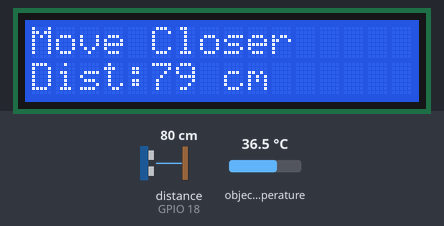
Recording of a sketch running on a simulated ESP32. Parts: 16×2 character LCD. Wiring (inferred from the names in the program): ultrasonic range finder: trigger GPIO 5; echo GPIO 18. Inputs (shaded band) come from the test bench; at power-on: distance to the obstacle (sensor on GPIO 18) 80 cm, object temperature 36.5 °C. The echo pulse lasts 58.3 µs per cm; the audio player accepts every command and is not drawn; what the sketch prints to the serial monitor is not drawn.

Above: at 9.6 s.
9.7 s: distance to the obstacle (sensor on GPIO 18) set to 12 cm
At 11.0 s:
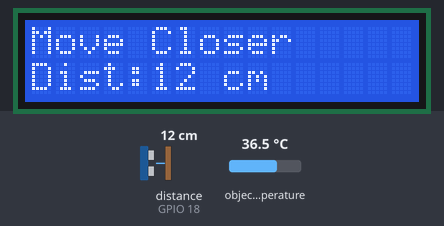
11.3 s: distance to the obstacle (sensor on GPIO 18) set to 9 cm
At 14.2 s:
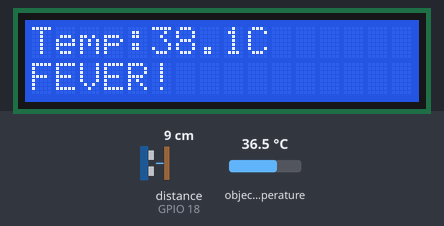
15.1 s: distance to the obstacle (sensor on GPIO 18) set to 7 cm
17.8 s: distance to the obstacle (sensor on GPIO 18) set to 4 cm
At 22.2 s:
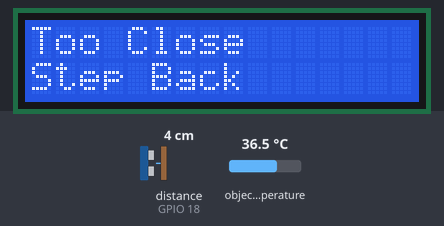
22.4 s: distance to the obstacle (sensor on GPIO 18) set to 250 cm
At 23.6 s:
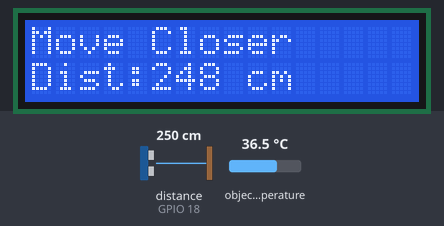
25.4 s: distance to the obstacle (sensor on GPIO 18) set to 60 cm
At 27.0 s:
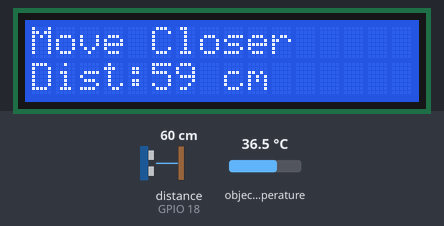
Timing chart, 0 to 28.5 s (numbered marks = the images above; inputs shaded):
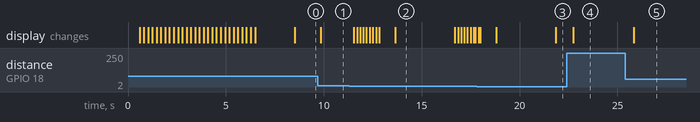

Measured:
- the behaviour switches between 11 and 10 cm on distance to the obstacle (sensor on GPIO 18) (found by bisection; images 1 and 2)
- the behaviour switches between 6 and 5 cm on distance to the obstacle (sensor on GPIO 18) (found by bisection; images 2 and 3)
- after the input at 9.7 s, the display: changes after 0.13 s (image 1)
- after the input at 11.3 s, the display: first changes after 0.22 s (image 2 shows a later state)
- after the input at 17.8 s, the display: first changes after 0.11 s (image 3 shows a later state)
- after the input at 22.4 s, the display: changes after 0.34 s (image 4)
- after the input at 25.4 s, the display: changes after 0.44 s (image 5)

The sketch:

Contactless_Temperature_Scanner.ino
```cpp
#include <Arduino.h>
#include <Wire.h>
#include <LiquidCrystal_I2C.h>
#include <Adafruit_MLX90614.h>
#include "DFRobotDFPlayerMini.h"
#include <HardwareSerial.h>
#define trigPin 5
#define echoPin 18

LiquidCrystal_I2C lcd(0x27,16,2);
Adafruit_MLX90614 mlx = Adafruit_MLX90614();

HardwareSerial mySerial(2);
DFRobotDFPlayerMini player;

long duration;
float distance;
float tempOffset = 1.6;

unsigned long lastVoiceTime = 0;
int lastState = -1;

String startText = "   Contactless Body Temperature Scanner   ";

// Scroll Text
void scrollText(String text)
{
  for(int i=0;i<text.length()-15;i++)
  {
    lcd.clear();
    lcd.setCursor(0,0);
    lcd.print(text.substring(i,i+16));
    delay(200);
  }
}


// Distance
float getDistance()
{
  digitalWrite(trigPin, LOW);
  delayMicroseconds(2);

  digitalWrite(trigPin, HIGH);
  delayMicroseconds(10);
  digitalWrite(trigPin, LOW);

  duration = pulseIn(echoPin, HIGH);
  distance = duration * 0.034 / 2;

  return distance;
}

// Stable Temp
float getStableTemperature()
{
  float readings[10];

  for(int i=0;i<10;i++)
  {
    readings[i] = mlx.readObjectTempC();
    delay(70);
  }

  float minVal = readings[0];
  float maxVal = readings[0];
  float sum = 0;

  for(int i=0;i<10;i++)
  {
    if(readings[i] < minVal) minVal = readings[i];
    if(readings[i] > maxVal) maxVal = readings[i];
    sum += readings[i];
  }

  sum = sum - minVal - maxVal;
  float avg = sum / 8;

  return avg + tempOffset;
}

// Animation
void scanAnimation()
{
  lcd.clear();
  lcd.setCursor(0,0);
  lcd.print("Scanning Temp");

  for(int i=0;i<=16;i++)
  {
    lcd.setCursor(0,1);
    for(int j=0;j<i;j++)
    {
      lcd.print(">");
    }
    delay(70);
    lcd.setCursor(0,1);
  }
}

// Voice control
void playVoice(int track, int state)
{
  if(state != lastState && millis() - lastVoiceTime > 2000)
  {
    player.play(track);
    lastVoiceTime = millis();
    lastState = state;
  }
}

void setup()
{
  Serial.begin(115200);

  pinMode(trigPin, OUTPUT);
  pinMode(echoPin, INPUT);

  lcd.init();
  lcd.backlight();

  mlx.begin();

  // DFPlayer
  mySerial.begin(9600, SERIAL_8N1, 16, 17);
  if (!player.begin(mySerial))
  {
    Serial.println("DFPlayer Error");
  }
  player.volume(25);

  scrollText(startText);

  lcd.clear();
  lcd.setCursor(0,0);
  lcd.print("System Ready");
  lcd.setCursor(0,1);
  lcd.print("Place Forehead");
  delay(2000);
}

void loop()
{
  distance = getDistance();

  Serial.print("Distance: ");
  Serial.println(distance);

  // TOO FAR
  if(distance > 10)
  {
    lcd.clear();
    lcd.setCursor(0,0);
    lcd.print("Move Closer");

    lcd.setCursor(0,1);
    lcd.print("Dist:");
    lcd.print(distance,0);
    lcd.print(" cm");

    playVoice(2, 1); // Move closer
    delay(400);
  }

  // CORRECT RANGE
  else if(distance >=5 && distance <=10)
  {
    lcd.clear();
    lcd.setCursor(0,0);
    lcd.print("Hold Still");

    playVoice(3, 2); // Hold still

    scanAnimation();

    float temp = getStableTemperature();

    lcd.clear();
    lcd.setCursor(0,0);
    lcd.print("Temp:");
    lcd.print(temp,1);
    lcd.print("C");

    if(temp >= 37.5)
    {
      lcd.setCursor(0,1);
      lcd.print("FEVER!");

      playVoice(5, 4); // Fever
    }
    else
    {
      lcd.setCursor(0,1);
      lcd.print("Normal");

      playVoice(4, 3); // Normal
    }

    delay(3000);
  }

  // TOO CLOSE
  else
  {
    lcd.clear();
    lcd.setCursor(0,0);
    lcd.print("Too Close");

    lcd.setCursor(0,1);
    lcd.print("Step Back");

    playVoice(1, 5); // Too close
    delay(400);
  }
}
```
